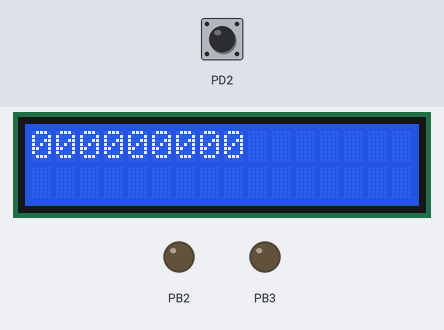
Bench run of a program on a simulated ATmega328P, built with avr-gcc and emulated at 16 MHz. Parts: 16×2 character LCD, output pins drawn as LEDs (lit = HIGH). Wiring (inferred from the signals the program sends): character LCD (HD44780): RS PB0; E PB1; data PB4, PB5, PB6, PB7. The test bench sets the inputs (shaded band); at power-on: PD2 HIGH. The character LCD is taken to start in 4-bit mode; pins used as bus, display or sensor lines are not drawn.

Above: at 1.2 s.
1.3 s: PD2 pulled LOW for 0.15 s
At 2.1 s:
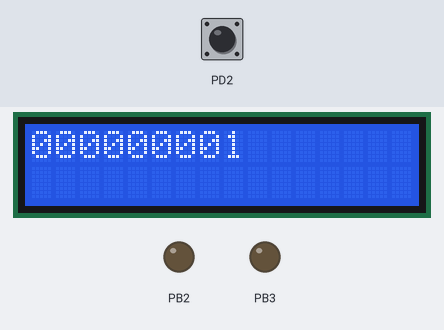
2.9 s: PD2 pulled LOW for 1 s
At 4.6 s:
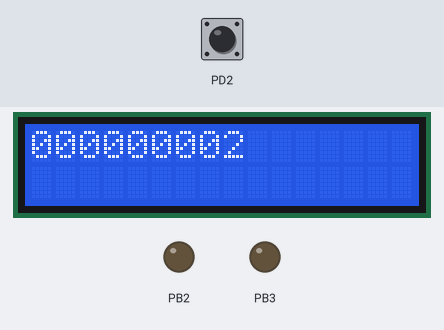
5.4 s: PD2 pulled LOW for 0.15 s
At 6.4 s:
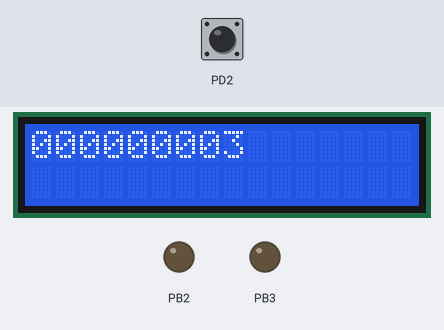
7.0 s: PD2 pulled LOW for 1 s
At 8.9 s:
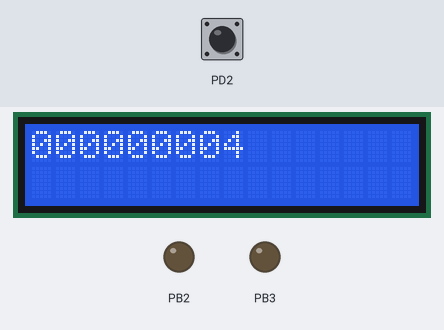
Timing chart, 0 to 10.4 s (numbered marks = the images above; inputs shaded):
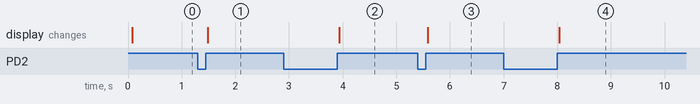

The program:

main.c
```c
//12. Objective: Write a program to show a 9-digit number on an LCD screen that increases with a quick button press and resets to zero with a long press.
//Requirements: The system must use a 16x2 LCD and one push-button. On the screen, the counter should start at 000000000. When you press and let go of the button quickly, the count should go up by 1. If you hold the button down for 2 seconds or more, the counter must clear and go back to 0. The program needs to use functions to check how long the button is held and to update the number on the LCD screen.
//
#define F_CPU 16000000UL
#include <avr/io.h>
#include <util/delay.h>
#include <stdlib.h>

// -------- LCD FUNCTIONS (4-bit basic) --------
void lcd_cmd(char cmd)
{
	PORTB = (cmd & 0xF0);
	PORTB &= ~(1<<PB0); // RS = 0
	PORTB |= (1<<PB1);  // EN = 1
	_delay_ms(2);
	PORTB &= ~(1<<PB1);

	PORTB = (cmd << 4);
	PORTB &= ~(1<<PB0);
	PORTB |= (1<<PB1);
	_delay_ms(2);
	PORTB &= ~(1<<PB1);
}

void lcd_data(char data)
{
	PORTB = (data & 0xF0);
	PORTB |= (1<<PB0); // RS = 1
	PORTB |= (1<<PB1);
	_delay_ms(2);
	PORTB &= ~(1<<PB1);

	PORTB = (data << 4);
	PORTB |= (1<<PB0);
	PORTB |= (1<<PB1);
	_delay_ms(2);
	PORTB &= ~(1<<PB1);
}

void lcd_init()
{
	DDRB = 0xFF;
	_delay_ms(20);

	lcd_cmd(0x28); // 4-bit, 2 line
	lcd_cmd(0x0C); // display ON
	lcd_cmd(0x06); // increment
	lcd_cmd(0x01); // clear
}

// -------- DISPLAY FUNCTION --------
void display_number(unsigned long num)
{
	char buffer[10];
	lcd_cmd(0x80); // first line

	sprintf(buffer, "%09lu", num); // 9-digit format

	for(int i = 0; i < 9; i++)
	{
		lcd_data(buffer[i]);
	}
}

// -------- CHECK PRESS TYPE --------
unsigned char check_button()
{
	unsigned int time = 0;

	if(!(PIND & (1 << PD2))) // pressed
	{
		_delay_ms(20);

		while(!(PIND & (1 << PD2)))
		{
			_delay_ms(10);
			time += 10;

			if(time >= 2000)
			return 2; // long press
		}

		return 1; // short press
	}

	return 0;
}

int main()
{
	// Button setup
	DDRD &= ~(1 << PD2);
	PORTD |= (1 << PD2);

	lcd_init();

	unsigned long count = 0;

	display_number(count);

	while(1)
	{
		unsigned char press = check_button();

		if(press == 1) // short press
		{
			count++;
			if(count > 999999999)
			count = 0;

			display_number(count);
		}
		else if(press == 2) // long press
		{
			count = 0;
			display_number(count);
		}
	}
}
```

Measured:
- after the input at 1.3 s, the display: changes after 0.19 s (image 1)
- after the input at 2.9 s, the display: changes after 1.0 s (image 2)
- after the input at 5.4 s, the display: changes after 0.19 s (image 3)
- after the input at 7.0 s, the display: changes after 1.0 s (image 4)
